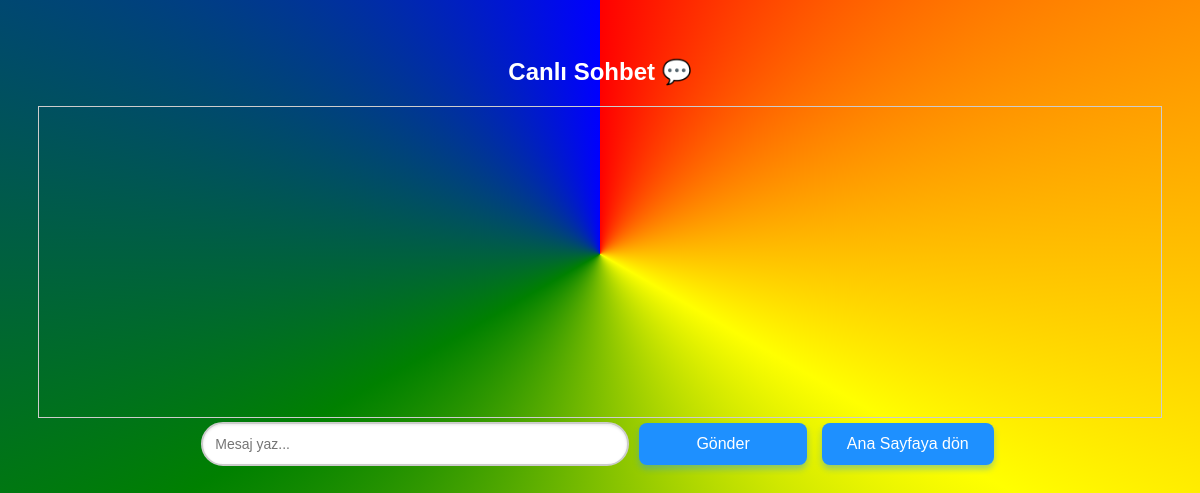
Before: /canli_sohbet (signed in) with the older database file.
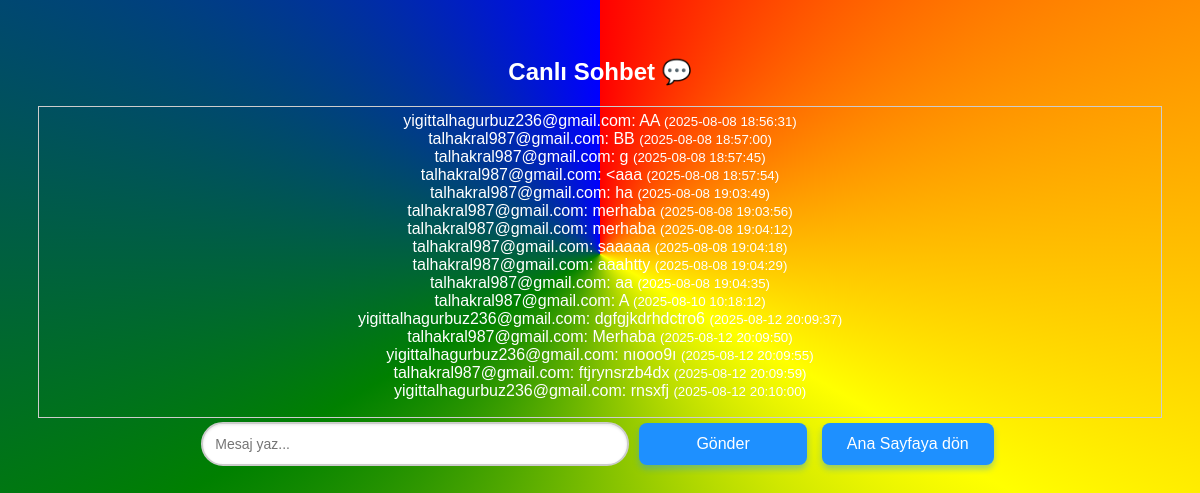
After: the same page with the newer database file.
### main.py (models this page shows)
class ChatMessage(db.Model):
    id = db.Column(db.Integer, primary_key=True)
    username = db.Column(db.String(100), nullable=False)
    message = db.Column(db.Text, nullable=False)
    timestamp = db.Column(db.String(50), nullable=False)

### main.py (the view)
@app.route('/canli_sohbet')
def canli_sohbet():
    if 'user_id' not in session:
        return redirect(url_for('login', next=request.path))
    user = User.query.get(session['user_id'])
    if not user:  # Kullanıcı bulunamadıysa
        session.clear()
        return redirect(url_for('login', next=request.path))
    messages = ChatMessage.query.order_by(ChatMessage.id).all()
    return render_template('canli_sohbet.html', username=user.login, messages=messages)

### templates/canli_sohbet.html (shortened to what this page needs)
<!DOCTYPE html>
<html lang="tr">
<head>
    <link rel="stylesheet" href="{{ url_for('static', filename='css/style.css') }}">
</head>
<body>
    <h2>Canlı Sohbet 💬</h2>
    <div id="messages">
        {% for m in messages %}
            <div>{{ m.username }}: {{ m.message }} <small>({{ m.timestamp }})</small></div>
        {% endfor %}
    </div>
    <input id="msg" type="text" placeholder="Mesaj yaz..." autofocus>
    <button id="sendBtn">Gönder</button>
    <button type="button" onclick="window.location.href='{{ url_for('home') }}'">Ana Sayfaya dön</button>
</body>
</html>

Changed rows visible on the page:
added ChatMessage: username "yigittalhagurbuz236@gmail.com", message "AA", timestamp "2025-08-08 18:56:31"
added ChatMessage: username "talhakral987@gmail.com", message "BB", timestamp "2025-08-08 18:57:00"
added ChatMessage: username "talhakral987@gmail.com", message "g", timestamp "2025-08-08 18:57:45"
added ChatMessage: username "talhakral987@gmail.com", message "<aaa", timestamp "2025-08-08 18:57:54"
added ChatMessage: username "talhakral987@gmail.com", message "ha", timestamp "2025-08-08 19:03:49"
added ChatMessage: username "talhakral987@gmail.com", message "merhaba", timestamp "2025-08-08 19:03:56"
added ChatMessage: username "talhakral987@gmail.com", message "merhaba", timestamp "2025-08-08 19:04:12"
added ChatMessage: username "talhakral987@gmail.com", message "saaaaa", timestamp "2025-08-08 19:04:18"
added ChatMessage: username "talhakral987@gmail.com", message "aaahtty", timestamp "2025-08-08 19:04:29"
added ChatMessage: username "talhakral987@gmail.com", message "aa", timestamp "2025-08-08 19:04:35"
added ChatMessage: username "talhakral987@gmail.com", message "A", timestamp "2025-08-10 10:18:12"
added ChatMessage: username "yigittalhagurbuz236@gmail.com", message "dgfgjkdrhdctro6", timestamp "2025-08-12 20:09:37"
added ChatMessage: username "talhakral987@gmail.com", message "Merhaba", timestamp "2025-08-12 20:09:50"
added ChatMessage: username "yigittalhagurbuz236@gmail.com", message "nıooo9ı", timestamp "2025-08-12 20:09:55"
added ChatMessage: username "talhakral987@gmail.com", message "ftjrynsrzb4dx", timestamp "2025-08-12 20:09:59"
added ChatMessage: username "yigittalhagurbuz236@gmail.com", message "rnsxfj", timestamp "2025-08-12 20:10:00"
